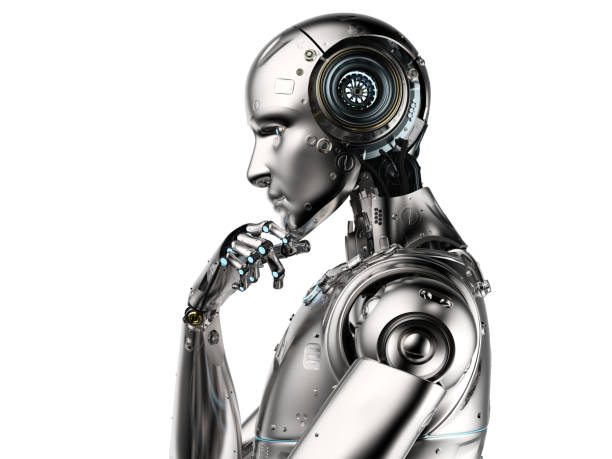
#> input picture robot 1.jpg, 612 x 459 px
$ jupyter execute day13.ipynb
#> lines starting #> are read from the running program, lines starting #| are printed output that depends on the picture
[cell 1]
import cv2
import matplotlib.pyplot as plt

[cell 2]
img = cv2.imread('robot 1.jpg')
#> img is the input picture: shape (459, 612, 3); mean B, G, R 210.3, 210.8, 211.1
img2 = cv2.imread('robot 2.jpg')
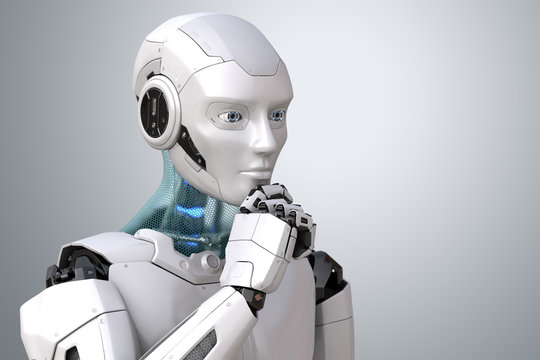
#> input picture robot 2.jpg, 540 x 360 px
#> img2 is the input picture: shape (360, 540, 3); mean B, G, R 192.6, 188.1, 185.3
img = img[0:360,0:540,:]
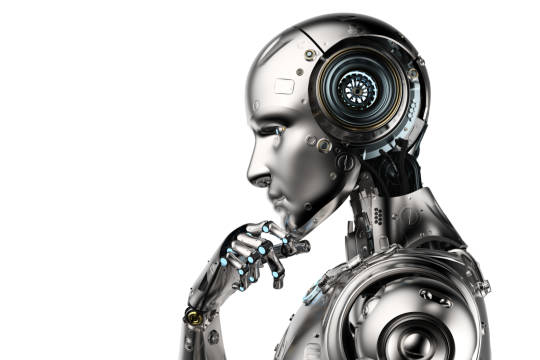
#> img: shape (360, 540, 3); mean B, G, R 205.5, 206.1, 206.2

[cell 3]
img.shape , img2.shape
#> Out = ((360, 540, 3), (360, 540, 3))

[cell 4]
def showing(im):
    plt.imshow('Preview',im)
    plt.show()
def imshow(im):
    cv2.imshow('Preview',im)
    cv2.waitKey(0)
    cv2.destroyAllWindows()

[cell 5]
def showing(im):
    plt.imshow(im[:,:,::-1])
    plt.show()

[cell 6]
imshow(img)
imshow(img2)

[cell 7]
showing(img)

[cell 8]
showing(img2)

[cell 9]
added = cv2.add(img,img2)
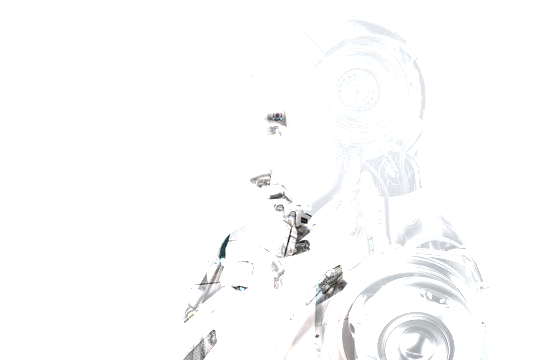
#> added: shape (360, 540, 3); mean B, G, R 251.6, 251.4, 251.2
showing(added)

[cell 10]
import numpy as np

[cell 11]
img2_1 = cv2.multiply(img2,2*np.ones(img2.shape).astype('uint8'))
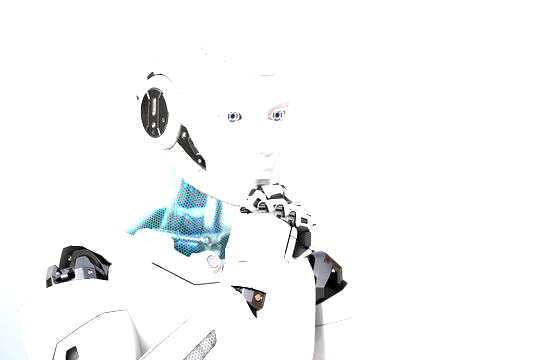
#> img2_1: shape (360, 540, 3); mean B, G, R 247.6, 247.1, 246.1
showing(img2_1)

[cell 12]
## Adusting Contrast (alpha) and Brightness (beta)
img2_2 = cv2.convertScaleAbs(img2,alpha = 0.5,beta = 10)
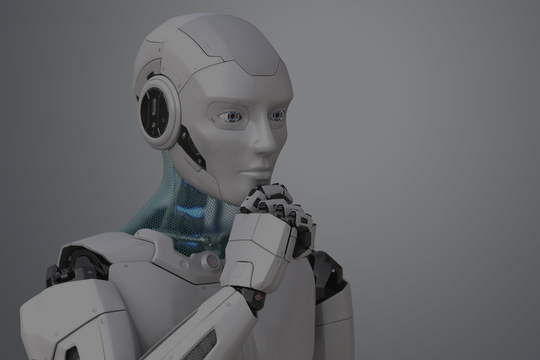
#> img2_2: shape (360, 540, 3); mean B, G, R 106.3, 104, 102.7
showing(img2_2)

[cell 13]
img2_3 = cv2.resize(img2,(400,400), interpolation=cv2.INTER_CUBIC)
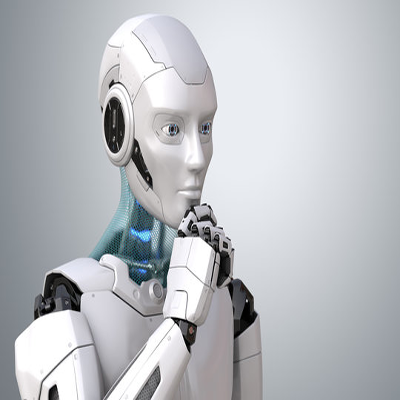
#> img2_3: shape (400, 400, 3); mean B, G, R 192.5, 188.1, 185.3
img2_3.shape
#> Out = (400, 400, 3)

[cell 14]
img2.shape
#> Out = (360, 540, 3)

[cell 15]
showing(img2_3)

[cell 16]
img2_3 = cv2.resize(img2,None, fx=2,fy=0.5,interpolation=cv2.INTER_CUBIC)
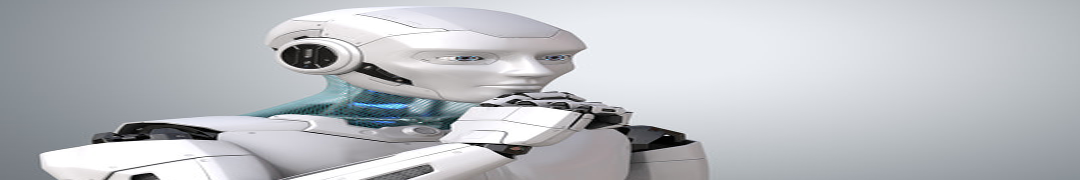
#> img2_3: shape (180, 1080, 3); mean B, G, R 192.5, 188.1, 185.3
img2_3.shape
#> Out = (180, 1080, 3)

[cell 17]
showing(img2_3)

[cell 18]
from skimage.transform import rotate


img2_5 = rotate(img2,angle = 30,resize = True)
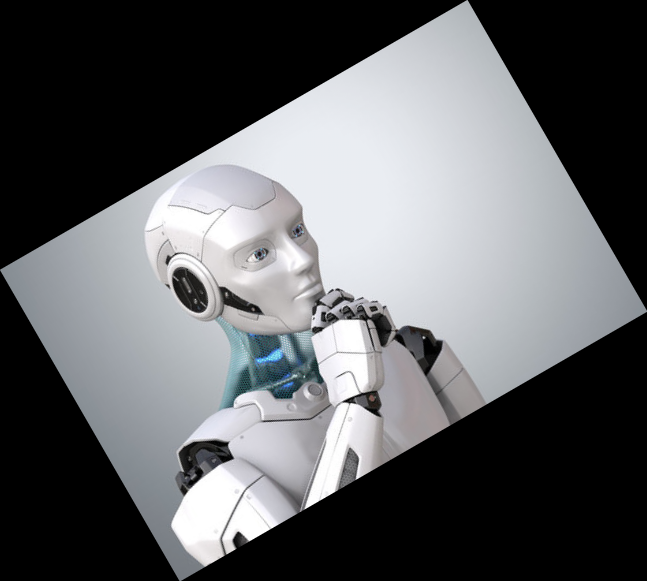
#> img2_5: shape (581, 647, 3) float64; mean B, G, R 0.391, 0.381, 0.376
showing(img2_5)

[cell 19]
# [13 lines of commented-out code are left out]

[cell 20]
# img - RGB
# immg_gray - Gray

# Red Plane - img[:,:,0]
# Green Plane - img[:,:,1]
# Blue Plane - img[:,:,2]

[cell 21]
imm_gray = cv2.cvtColor(img,cv2.COLOR_BGR2GRAY)
im_r = img[:,:,2].copy()
im_g = img[:,:,1].copy()
im_b = img[:,:,0].copy()
